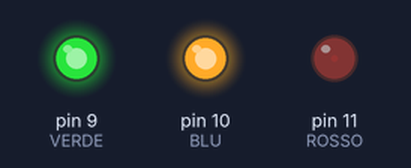
Simulated run of this sketch. Board: Arduino Uno, built with avr-gcc and run on an emulated ATmega328P. Parts: output pins drawn as LEDs (lit = HIGH).

Above: at 0.05 s.
At 1.75 s:
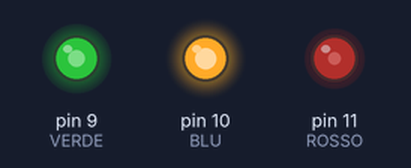
At 3.55 s:
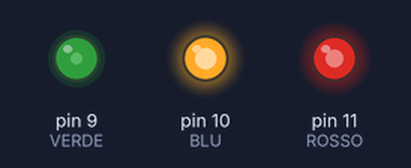
At 7.15 s:
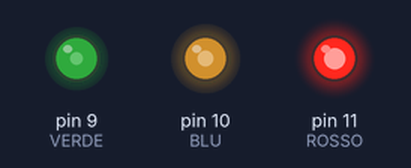
At 10.75 s:
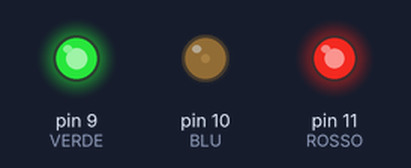
At 14.35 s:
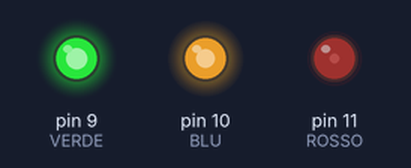
Timing chart, 0 to 19.9 s (numbered marks = the images above):
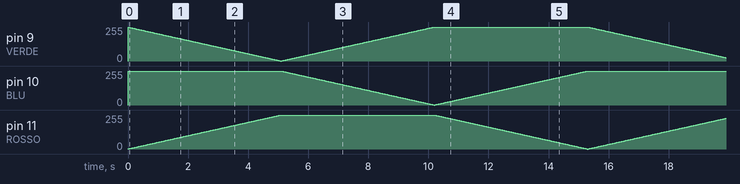

The sketch:

sketch25.ino
```cpp
/* Prof. Michele Maffucci
   16.03.2014

   Variazione colore continuo di un
   LED RGB ad anodo comune

   passaggi:
   verde-rosso
   blu-verde
   rosso-blu

   Questo codice è di dominio pubblico
*/

// pin a cui collegare i piedini del LED RGB
const int VERDE = 9;
const int BLU = 10;
const int ROSSO = 11;

// tempo di transizione colore
const int delayTime = 20;

void setup() {

  // imposta il pin digitale come output
  pinMode(VERDE, OUTPUT);
  pinMode(BLU, OUTPUT);
  pinMode(ROSSO, OUTPUT);

  // si impostano ad HIGH i pin VERDE, BLU, ROSSO
  // inizialmente il led RGB sarà spento
  digitalWrite(VERDE, HIGH);
  digitalWrite(BLU, HIGH);
  digitalWrite(ROSSO, HIGH);

}

// definizione di variabili globali
int ValRosso;
int ValBlu;
int ValVerde;


void loop() {

  // variazione da verde a rosso

  int ValRosso = 255;
  int ValBlu = 0;
  int ValVerde = 0;

  for( int i = 0 ; i < 255 ; i += 1 ){

    ValVerde += 1;
    ValRosso -= 1;

    /* ad ogni ciclio la differenza
     255 - ValVerde DIMINUISCE
     255 - ValRosso AUMENTA
     provocando un graduale passaggio
     dal verde al rosso
     */

    analogWrite( VERDE, 255 - ValVerde );
    analogWrite( ROSSO, 255 - ValRosso );


    // attesa di 20 ms per percepire il colore
    delay( delayTime );
  }

  // variazione da blu al verde

  ValRosso = 0;
  ValBlu = 0;
  ValVerde = 255;

  ValRosso = 0;
  ValBlu = 0;
  ValVerde = 255;

  for( int i = 0 ; i < 255 ; i += 1 ){

    ValBlu += 1;
    ValVerde -= 1;

    /* ad ogni ciclio la differenza
     255 - ValBlu DIMINUISCE
     255 - ValVerde AUMENTA
     provocando un graduale passaggio
     dal blu al verde
     */

    analogWrite( BLU, 255 - ValBlu );
    analogWrite( VERDE, 255 - ValVerde );

    // attesa di 20 ms per percepire il colore
    delay( delayTime );
  }

  // variazione da rosso al blu

  ValRosso = 0;
  ValBlu = 255;
  ValVerde = 0;

  for( int i = 0 ; i < 255 ; i += 1 ){

    ValRosso += 1;
    ValBlu -= 1;

    /* ad ogni ciclio la differenza
     255 - ValRosso DIMINUISCE
     255 - ValBlu AUMENTA
     provocando un graduale passaggio
     dal rosso al blu
     */

    analogWrite( ROSSO, 255 - ValRosso );
    analogWrite( BLU, 255 - ValBlu );

    // attesa di 20 ms per percepire il colore
    delay( delayTime );
  }
}
```
